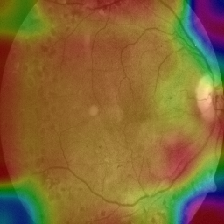
#> input picture src/server/done.png_Cam_On_Image.png, 224 x 224 px; its folder holds only this picture in this run
$ python -i Image_Entropy.py   (imports and definitions only)   (older library calls are emulated)
#> lines starting #> are read from the running program, lines starting #| are printed output that depends on the picture
#> further down, picture is the input picture: shape (224, 224, 3); mean B, G, R 53.9, 104.9, 133.5
import os
from PIL import Image
import numpy as np
import cv2
import math
import numpy as np
import sklearn.preprocessing as sk
from skimage.filters.rank import entropy
from skimage.morphology import disk
from skimage.color import rgb2gray
from scipy.misc import toimage


def get_pad_width(im, new_shape, is_rgb=True):

    pad_diff = new_shape - im.shape[0], new_shape - im.shape[1]

    t, b = math.floor(pad_diff[0]/2), math.ceil(pad_diff[0]/2)

    l, r = math.floor(pad_diff[1]/2), math.ceil(pad_diff[1]/2)

    if is_rgb:

        pad_width = ((t,b), (l,r), (0, 0))

    else:

        pad_width = ((t,b), (l,r))

    return pad_width


def crop_image_from_gray(img,tol=7):

#> called with tol = 7
    if img.ndim ==2:

        mask = img>tol

        return img[np.ix_(mask.any(1),mask.any(0))]

    elif img.ndim==3:

        gray_img = cv2.cvtColor(img, cv2.COLOR_RGB2GRAY)
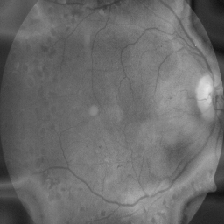
#> gray_img: shape (224, 224); min 17, max 228, mean 107.6

        mask = gray_img>tol
#> mask: shape (224, 224) bool; every value is 1


        check_shape = img[:,:,0][np.ix_(mask.any(1),mask.any(0))].shape[0]
#> check_shape = 224

        if (check_shape == 0): # image is too dark so that we crop out everything,

            return img # return original image

        else:

            img1=img[:,:,0][np.ix_(mask.any(1),mask.any(0))]
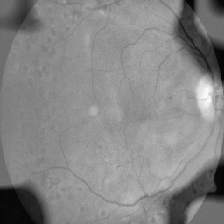
#> img1: shape (224, 224); min 2, max 254, mean 133.5

            img2=img[:,:,1][np.ix_(mask.any(1),mask.any(0))]
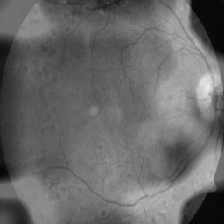
#> img2: shape (224, 224); min 3, max 235, mean 104.9

            img3=img[:,:,2][np.ix_(mask.any(1),mask.any(0))]
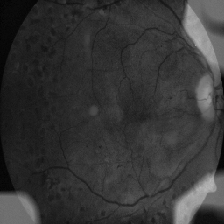
#> img3: shape (224, 224); min 2, max 182, mean 53.9

    #         print(img1.shape,img2.shape,img3.shape)

            img = np.stack([img1,img2,img3],axis=-1)

    #         print(img.shape)

        return img


def preprocess_image(image, sigmaX=40):

    image1 = cv2.cvtColor(image, cv2.COLOR_BGR2RGB)

    image1 = crop_image_from_gray(image1)

    image1=cv2.resize(image1,(512,512), Image.ANTIALIAS)
#> image1: shape (512, 512, 3)
    return image1


#files = next(os.walk('A:/HealthAnalytics/image_Processing/Project/images'))[2]
path='.\Project'
# [1 line that did not run here, left out]
# [22 lines not run here, left out]

>>> import cv2
>>> picture = cv2.imread('../done.png_Cam_On_Image.png')
>>> result = preprocess_image(picture)
